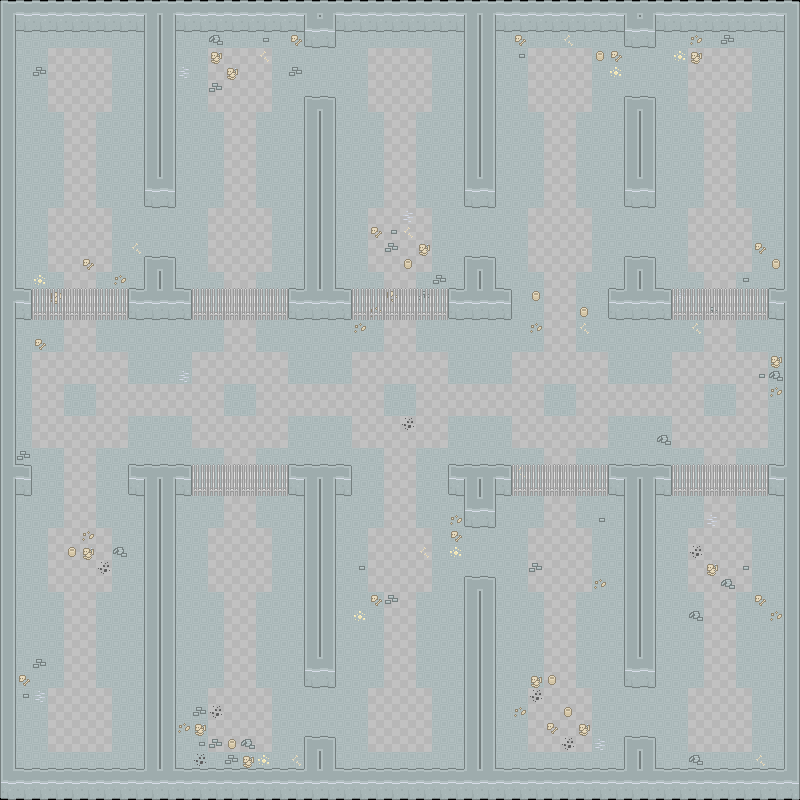

Tiled map render using the project's own tile images. Description and the map definition, with tile-layer contents summarised, below:
An orthogonal 50x50 tile map with 16x16 px tiles, 18 tile layers (floor, floor deco, walls, wall, ...), 11 hidden layers not drawn and 127 objects (27x E, 16x I, 10x P).

<map version="1.8" tiledversion="1.8.4" orientation="orthogonal" renderorder="right-down" width="50" height="50" tilewidth="16" tileheight="16" infinite="0" nextlayerid="262" nextobjectid="537">
 <editorsettings>
  <export target="cpsc427-team6/data/maps/map2.tmj" format="json" />
 </editorsettings>
 <tileset firstgid="1" name="roguelikeDungeon_transparent" tilewidth="16" tileheight="16" spacing="1" tilecount="522" columns="29">
  <image source="roguelikeDungeon_transparent.png" trans="ff00ff" width="492" height="305" />
 </tileset>
 <layer id="4" name="floor" width="50" height="50">
  <data>[2500 cells, 2400 non-empty, 2 distinct tile ids]</data>
 </layer>
 <layer id="1" name="floor deco" width="50" height="50">
  <data>[2500 cells, 109 non-empty, 11 distinct tile ids]</data>
 </layer>
 <layer id="3" name="walls" width="50" height="50">
  <data>[2500 cells, 532 non-empty, 15 distinct tile ids]</data>
 </layer>
 <objectgroup id="2" name="walls">
  <object id="115" x="0" y="0" width="800" height="32" />
  <object id="116" x="784" y="0" width="16" height="800" />
  <object id="117" x="0" y="784" width="800" height="16" />
  <object id="118" x="0" y="0" width="16" height="800" />
  <object id="385" x="16" y="304" width="16" height="16" />
  <object id="386" x="16" y="480" width="16" height="16" />
  <object id="387" x="768" y="304" width="16" height="16" />
  <object id="388" x="768" y="480" width="16" height="16" />
  <object id="390" x="624" y="272" width="32" height="48" />
  <object id="391" x="464" y="272" width="32" height="48" />
  <object id="392" x="304" y="272" width="32" height="48" />
  <object id="394" x="144" y="272" width="32" height="48" />
  <object id="395" x="128" y="304" width="16" height="16" />
  <object id="396" x="176" y="304" width="16" height="16" />
  <object id="397" x="128" y="480" width="16" height="16" />
  <object id="398" x="144" y="480" width="32" height="48" />
  <object id="399" x="176" y="480" width="16" height="16" />
  <object id="400" x="288" y="304" width="16" height="16" />
  <object id="402" x="336" y="304" width="16" height="16" />
  <object id="403" x="448" y="304" width="16" height="16" />
  <object id="404" x="496" y="304" width="16" height="16" />
  <object id="405" x="608" y="304" width="16" height="16" />
  <object id="406" x="656" y="304" width="16" height="16" />
  <object id="407" x="288" y="480" width="16" height="16" />
  <object id="408" x="304" y="480" width="32" height="48" />
  <object id="411" x="336" y="480" width="16" height="16" />
  <object id="412" x="448" y="480" width="16" height="16" />
  <object id="413" x="464" y="480" width="32" height="48" />
  <object id="414" x="496" y="480" width="16" height="16" />
  <object id="415" x="608" y="480" width="16" height="16" />
  <object id="416" x="624" y="480" width="32" height="48" />
  <object id="418" x="656" y="480" width="16" height="16" />
  <object id="419" x="624" y="592" width="32" height="96" />
  <object id="420" x="624" y="752" width="32" height="32" />
  <object id="421" x="144" y="592" width="32" height="96" />
  <object id="422" x="144" y="752" width="32" height="32" />
  <object id="423" x="304" y="592" width="32" height="96" />
  <object id="424" x="304" y="752" width="32" height="32" />
  <object id="427" x="464" y="592" width="32" height="96" />
  <object id="428" x="464" y="752" width="32" height="32" />
  <object id="429" x="624" y="112" width="32" height="96" />
  <object id="430" x="144" y="112" width="32" height="96" />
  <object id="431" x="304" y="112" width="32" height="96" />
  <object id="432" x="464" y="112" width="32" height="96" />
  <object id="433" x="624" y="32" width="32" height="16" />
  <object id="434" x="144" y="32" width="32" height="16" />
  <object id="435" x="304" y="32" width="32" height="16" />
  <object id="436" x="464" y="32" width="32" height="16" />
 </objectgroup>
 <group id="5" name="randwalls">
  <group id="70" name="group0">
   <properties>
    <property name="max" type="int" value="2" />
    <property name="min" type="int" value="1" />
   </properties>
   <group id="74" name="wall0">
    <layer id="75" name="wall" width="50" height="50">
     <data>[2500 cells, 12 non-empty, 2 distinct tile ids]</data>
    </layer>
    <objectgroup id="76" name="wall">
     <object id="504" x="32" y="304" width="96" height="16" />
    </objectgroup>
   </group>
   <group id="133" name="wall1" visible="0">
    <layer id="134" name="wall" width="50" height="50">
     <data>[2500 cells, 12 non-empty, 1 distinct tile ids]</data>
    </layer>
    <objectgroup id="135" name="wall">
     <object id="505" x="144" y="208" width="32" height="64" />
    </objectgroup>
   </group>
   <group id="168" name="wall2">
    <layer id="169" name="wall" width="50" height="50">
     <data>[2500 cells, 12 non-empty, 1 distinct tile ids]</data>
    </layer>
    <objectgroup id="170" name="wall">
     <object id="506" x="144" y="48" width="32" height="64" />
    </objectgroup>
   </group>
  </group>
  <group id="171" name="group1">
   <properties>
    <property name="max" type="int" value="2" />
    <property name="min" type="int" value="1" />
   </properties>
   <group id="172" name="wall0">
    <layer id="173" name="wall" width="50" height="50">
     <data>[2500 cells, 12 non-empty, 2 distinct tile ids]</data>
    </layer>
    <objectgroup id="174" name="wall">
     <object id="507" x="672" y="304" width="96" height="16" />
    </objectgroup>
   </group>
   <group id="175" name="wall1" visible="0">
    <layer id="176" name="wall" width="50" height="50">
     <data>[2500 cells, 12 non-empty, 1 distinct tile ids]</data>
    </layer>
    <objectgroup id="177" name="wall">
     <object id="508" x="624" y="208" width="32" height="64" />
    </objectgroup>
   </group>
   <group id="178" name="wall2" visible="0">
    <layer id="179" name="wall" width="50" height="50">
     <data>[2500 cells, 12 non-empty, 1 distinct tile ids]</data>
    </layer>
    <objectgroup id="180" name="wall">
     <object id="509" x="624" y="48" width="32" height="64" />
    </objectgroup>
   </group>
  </group>
  <group id="181" name="group2">
   <properties>
    <property name="max" type="int" value="2" />
    <property name="min" type="int" value="1" />
   </properties>
   <group id="182" name="wall0" visible="0">
    <layer id="183" name="wall" width="50" height="50">
     <data>[2500 cells, 12 non-empty, 2 distinct tile ids]</data>
    </layer>
    <objectgroup id="184" name="wall">
     <object id="510" x="32" y="480" width="96" height="16" />
    </objectgroup>
   </group>
   <group id="185" name="wall1">
    <layer id="186" name="wall" width="50" height="50">
     <data>[2500 cells, 12 non-empty, 1 distinct tile ids]</data>
    </layer>
    <objectgroup id="187" name="wall">
     <object id="511" x="144" y="528" width="32" height="64" />
    </objectgroup>
   </group>
   <group id="188" name="wall2">
    <layer id="189" name="wall" width="50" height="50">
     <data>[2500 cells, 12 non-empty, 1 distinct tile ids]</data>
    </layer>
    <objectgroup id="190" name="wall">
     <object id="512" x="144" y="688" width="32" height="64" />
    </objectgroup>
   </group>
  </group>
  <group id="191" name="group3">
   <properties>
    <property name="max" type="int" value="2" />
    <property name="min" type="int" value="1" />
   </properties>
   <group id="192" name="wall0">
    <layer id="193" name="wall" width="50" height="50">
     <data>[2500 cells, 12 non-empty, 2 distinct tile ids]</data>
    </layer>
    <objectgroup id="194" name="wall">
     <object id="513" x="672" y="480" width="96" height="16" />
    </objectgroup>
   </group>
   <group id="195" name="wall1">
    <layer id="196" name="wall" width="50" height="50">
     <data>[2500 cells, 12 non-empty, 1 distinct tile ids]</data>
    </layer>
    <objectgroup id="197" name="wall">
     <object id="514" x="624" y="528" width="32" height="64" />
    </objectgroup>
   </group>
   <group id="198" name="wall2" visible="0">
    <layer id="199" name="wall" width="50" height="50">
     <data>[2500 cells, 12 non-empty, 1 distinct tile ids]</data>
    </layer>
    <objectgroup id="200" name="wall">
     <object id="515" x="624" y="688" width="32" height="64" />
    </objectgroup>
   </group>
  </group>
  <group id="201" name="group4">
   <properties>
    <property name="max" type="int" value="2" />
    <property name="min" type="int" value="2" />
   </properties>
   <group id="202" name="wall0">
    <layer id="203" name="wall" width="50" height="50">
     <data>[2500 cells, 12 non-empty, 2 distinct tile ids]</data>
    </layer>
    <objectgroup id="204" name="wall">
     <object id="519" x="192" y="304" width="96" height="16" />
    </objectgroup>
   </group>
   <group id="205" name="wall1">
    <layer id="206" name="wall" width="50" height="50">
     <data>[2500 cells, 12 non-empty, 2 distinct tile ids]</data>
    </layer>
    <objectgroup id="207" name="wall">
     <object id="520" x="352" y="304" width="96" height="16" />
    </objectgroup>
   </group>
   <group id="208" name="wall2" visible="0">
    <layer id="209" name="wall" width="50" height="50">
     <data>[2500 cells, 12 non-empty, 2 distinct tile ids]</data>
    </layer>
    <objectgroup id="210" name="wall">
     <object id="521" x="512" y="304" width="96" height="16" />
    </objectgroup>
   </group>
  </group>
  <group id="231" name="group5">
   <properties>
    <property name="max" type="int" value="2" />
    <property name="min" type="int" value="2" />
   </properties>
   <group id="232" name="wall0">
    <layer id="233" name="wall" width="50" height="50">
     <data>[2500 cells, 12 non-empty, 2 distinct tile ids]</data>
    </layer>
    <objectgroup id="234" name="wall">
     <object id="525" x="192" y="480" width="96" height="16" />
    </objectgroup>
   </group>
   <group id="235" name="wall1" visible="0">
    <layer id="236" name="wall" width="50" height="50">
     <data>[2500 cells, 12 non-empty, 2 distinct tile ids]</data>
    </layer>
    <objectgroup id="237" name="wall">
     <object id="526" x="352" y="480" width="96" height="16" />
    </objectgroup>
   </group>
   <group id="238" name="wall2">
    <layer id="239" name="wall" width="50" height="50">
     <data>[2500 cells, 12 non-empty, 2 distinct tile ids]</data>
    </layer>
    <objectgroup id="240" name="wall">
     <object id="527" x="512" y="480" width="96" height="16" />
    </objectgroup>
   </group>
  </group>
  <group id="221" name="group6">
   <properties>
    <property name="max" type="int" value="1" />
    <property name="min" type="int" value="1" />
   </properties>
   <group id="222" name="wall0" visible="0">
    <layer id="223" name="wall" width="50" height="50">
     <data>[2500 cells, 12 non-empty, 1 distinct tile ids]</data>
    </layer>
    <objectgroup id="224" name="wall">
     <object id="529" x="304" y="48" width="32" height="64" />
    </objectgroup>
   </group>
   <group id="225" name="wall1">
    <layer id="226" name="wall" width="50" height="50">
     <data>[2500 cells, 12 non-empty, 1 distinct tile ids]</data>
    </layer>
    <objectgroup id="227" name="wall">
     <object id="530" x="304" y="208" width="32" height="64" />
    </objectgroup>
   </group>
  </group>
  <group id="241" name="group7">
   <properties>
    <property name="max" type="int" value="1" />
    <property name="min" type="int" value="1" />
   </properties>
   <group id="242" name="wall0">
    <layer id="243" name="wall" width="50" height="50">
     <data>[2500 cells, 12 non-empty, 1 distinct tile ids]</data>
    </layer>
    <objectgroup id="244" name="wall">
     <object id="531" x="464" y="48" width="32" height="64" />
    </objectgroup>
   </group>
   <group id="245" name="wall1" visible="0">
    <layer id="246" name="wall" width="50" height="50">
     <data>[2500 cells, 12 non-empty, 1 distinct tile ids]</data>
    </layer>
    <objectgroup id="247" name="wall">
     <object id="532" x="464" y="208" width="32" height="64" />
    </objectgroup>
   </group>
  </group>
  <group id="248" name="group8">
   <properties>
    <property name="max" type="int" value="1" />
    <property name="min" type="int" value="1" />
   </properties>
   <group id="249" name="wall0">
    <layer id="250" name="wall" width="50" height="50">
     <data>[2500 cells, 12 non-empty, 1 distinct tile ids]</data>
    </layer>
    <objectgroup id="251" name="wall">
     <object id="533" x="304" y="528" width="32" height="64" />
    </objectgroup>
   </group>
   <group id="252" name="wall1" visible="0">
    <layer id="253" name="wall" width="50" height="50">
     <data>[2500 cells, 12 non-empty, 1 distinct tile ids]</data>
    </layer>
    <objectgroup id="254" name="wall">
     <object id="534" x="304" y="688" width="32" height="64" />
    </objectgroup>
   </group>
  </group>
  <group id="255" name="group9">
   <properties>
    <property name="max" type="int" value="1" />
    <property name="min" type="int" value="1" />
   </properties>
   <group id="256" name="wall0" visible="0">
    <layer id="257" name="wall" width="50" height="50">
     <data>[2500 cells, 12 non-empty, 1 distinct tile ids]</data>
    </layer>
    <objectgroup id="258" name="wall">
     <object id="535" x="464" y="528" width="32" height="64" />
    </objectgroup>
   </group>
   <group id="259" name="wall1">
    <layer id="260" name="wall" width="50" height="50">
     <data>[2500 cells, 12 non-empty, 1 distinct tile ids]</data>
    </layer>
    <objectgroup id="261" name="wall">
     <object id="536" x="464" y="688" width="32" height="64" />
    </objectgroup>
   </group>
  </group>
 </group>
 <objectgroup id="69" name="item">
  <properties>
   <property name="max" type="int" value="8" />
   <property name="min" type="int" value="6" />
  </properties>
  <object id="447" name="I" x="39" y="57">
   <point />
  </object>
  <object id="448" name="I" x="123" y="142">
   <point />
  </object>
  <object id="449" name="I" x="757" y="56">
   <point />
  </object>
  <object id="450" name="I" x="702" y="177">
   <point />
  </object>
  <object id="451" name="I" x="38" y="751">
   <point />
  </object>
  <object id="452" name="I" x="116" y="620">
   <point />
  </object>
  <object id="453" name="I" x="759" y="750">
   <point />
  </object>
  <object id="454" name="I" x="727" y="666">
   <point />
  </object>
  <object id="455" name="I" x="181" y="337">
   <point />
  </object>
  <object id="456" name="I" x="766" y="466">
   <point />
  </object>
  <object id="457" name="I" x="605" y="292">
   <point />
  </object>
  <object id="458" name="I" x="350" y="512">
   <point />
  </object>
  <object id="459" name="I" x="239" y="60">
   <point />
  </object>
  <object id="460" name="I" x="353" y="175">
   <point />
  </object>
  <object id="461" name="I" x="514" y="753">
   <point />
  </object>
  <object id="462" name="I" x="285" y="672">
   <point />
  </object>
 </objectgroup>
 <objectgroup id="68" name="enemy">
  <properties>
   <property name="max" type="int" value="19" />
   <property name="min" type="int" value="13" />
  </properties>
  <object id="463" name="E" x="46" y="205">
   <point />
  </object>
  <object id="464" name="E" x="112" y="274">
   <point />
  </object>
  <object id="465" name="E" x="368" y="269">
   <point />
  </object>
  <object id="466" name="E" x="432" y="214">
   <point />
  </object>
  <object id="467" name="E" x="759" y="192">
   <point />
  </object>
  <object id="469" name="E" x="687" y="222">
   <point />
  </object>
  <object id="470" name="E" x="207" y="96">
   <point />
  </object>
  <object id="471" name="E" x="275" y="109">
   <point />
  </object>
  <object id="472" name="E" x="544" y="70">
   <point />
  </object>
  <object id="473" name="E" x="584" y="149">
   <point />
  </object>
  <object id="474" name="E" x="53" y="376">
   <point />
  </object>
  <object id="487" name="E" x="210" y="459">
   <point />
  </object>
  <object id="488" name="E" x="251" y="362">
   <point />
  </object>
  <object id="489" name="E" x="336" y="406">
   <point />
  </object>
  <object id="490" name="E" x="430" y="541">
   <point />
  </object>
  <object id="491" name="E" x="483" y="360">
   <point />
  </object>
  <object id="492" name="E" x="757" y="356">
   <point />
  </object>
  <object id="493" name="E" x="672" y="381">
   <point />
  </object>
  <object id="494" name="E" x="591" y="433">
   <point />
  </object>
  <object id="495" name="E" x="762" y="545">
   <point />
  </object>
  <object id="496" name="E" x="684" y="564">
   <point />
  </object>
  <object id="497" name="E" x="596" y="721">
   <point />
  </object>
  <object id="498" name="E" x="525" y="654">
   <point />
  </object>
  <object id="499" name="E" x="207" y="674">
   <point />
  </object>
  <object id="500" name="E" x="261" y="743">
   <point />
  </object>
  <object id="502" name="E" x="114" y="538">
   <point />
  </object>
  <object id="503" name="E" x="46" y="563">
   <point />
  </object>
 </objectgroup>
 <objectgroup id="67" name="player">
  <object id="437" name="P" x="80" y="80">
   <point />
  </object>
  <object id="438" name="P" x="240" y="240">
   <point />
  </object>
  <object id="439" name="P" x="400" y="80">
   <point />
  </object>
  <object id="440" name="P" x="560" y="240">
   <point />
  </object>
  <object id="441" name="P" x="720" y="80">
   <point />
  </object>
  <object id="442" name="P" x="80" y="720">
   <point />
  </object>
  <object id="443" name="P" x="240" y="560">
   <point />
  </object>
  <object id="444" name="P" x="400" y="720">
   <point />
  </object>
  <object id="445" name="P" x="560" y="560">
   <point />
  </object>
  <object id="446" name="P" x="720" y="720">
   <point />
  </object>
 </objectgroup>
</map>
